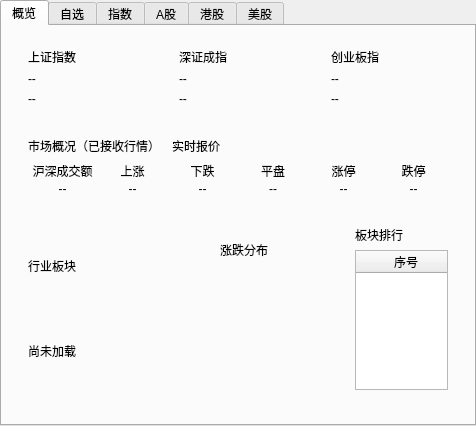
<?xml version="1.0" encoding="utf-8"?>
<ui version="4.0">
	<class>CViewHQMarketClass</class>
	<widget class="QWidget" name="CViewHQMarketClass">
		<layout class="QVBoxLayout" name="rootLayout">
			<property name="leftMargin">
				<number>0</number>
			</property>
			<property name="topMargin">
				<number>0</number>
			</property>
			<property name="rightMargin">
				<number>0</number>
			</property>
			<property name="bottomMargin">
				<number>0</number>
			</property>
			<property name="spacing">
				<number>0</number>
			</property>
			<item>
				<widget class="QTabWidget" name="marketTabs">
					<widget class="QWidget" name="overviewPage">
						<attribute name="title">
							<string>概览</string>
						</attribute>
						<layout class="QVBoxLayout" name="overviewLayout" stretch="0,0,0,1">
							<property name="leftMargin">
								<number>14</number>
							</property>
							<property name="topMargin">
								<number>12</number>
							</property>
							<property name="rightMargin">
								<number>14</number>
							</property>
							<property name="bottomMargin">
								<number>12</number>
							</property>
							<property name="spacing">
								<number>10</number>
							</property>
							<item>
								<layout class="QHBoxLayout" name="indicesLayout">
									<item>
										<widget class="QFrame" name="shanghaiCard">
											<property name="overviewPanel" stdset="0">
												<bool>true</bool>
											</property>
											<layout class="QVBoxLayout" name="shanghaiCardLayout">
												<property name="leftMargin">
													<number>12</number>
												</property>
												<property name="topMargin">
													<number>10</number>
												</property>
												<property name="rightMargin">
													<number>12</number>
												</property>
												<property name="bottomMargin">
													<number>10</number>
												</property>
												<property name="spacing">
													<number>6</number>
												</property>
												<item>
													<widget class="QLabel" name="shanghaiName">
														<property name="text">
															<string>上证指数</string>
														</property>
													</widget>
												</item>
												<item>
													<widget class="QLabel" name="shanghaiPrice">
														<property name="text">
															<string>--</string>
														</property>
														<property name="overviewPrice" stdset="0">
															<bool>true</bool>
														</property>
														<property name="rising" stdset="0">
															<bool>true</bool>
														</property>
													</widget>
												</item>
												<item>
													<widget class="QLabel" name="shanghaiChange">
														<property name="text">
															<string>--</string>
														</property>
														<property name="overviewChange" stdset="0">
															<bool>true</bool>
														</property>
														<property name="rising" stdset="0">
															<bool>true</bool>
														</property>
													</widget>
												</item>
											</layout>
										</widget>
									</item>
									<item>
										<widget class="QFrame" name="shenzhenCard">
											<property name="overviewPanel" stdset="0">
												<bool>true</bool>
											</property>
											<layout class="QVBoxLayout" name="shenzhenCardLayout">
												<property name="leftMargin">
													<number>12</number>
												</property>
												<property name="topMargin">
													<number>10</number>
												</property>
												<property name="rightMargin">
													<number>12</number>
												</property>
												<property name="bottomMargin">
													<number>10</number>
												</property>
												<property name="spacing">
													<number>6</number>
												</property>
												<item>
													<widget class="QLabel" name="shenzhenName">
														<property name="text">
															<string>深证成指</string>
														</property>
													</widget>
												</item>
												<item>
													<widget class="QLabel" name="shenzhenPrice">
														<property name="text">
															<string>--</string>
														</property>
														<property name="overviewPrice" stdset="0">
															<bool>true</bool>
														</property>
														<property name="rising" stdset="0">
															<bool>true</bool>
														</property>
													</widget>
												</item>
												<item>
													<widget class="QLabel" name="shenzhenChange">
														<property name="text">
															<string>--</string>
														</property>
														<property name="overviewChange" stdset="0">
															<bool>true</bool>
														</property>
														<property name="rising" stdset="0">
															<bool>true</bool>
														</property>
													</widget>
												</item>
											</layout>
										</widget>
									</item>
									<item>
										<widget class="QFrame" name="chinextCard">
											<property name="overviewPanel" stdset="0">
												<bool>true</bool>
											</property>
											<layout class="QVBoxLayout" name="chinextCardLayout">
												<property name="leftMargin">
													<number>12</number>
												</property>
												<property name="topMargin">
													<number>10</number>
												</property>
												<property name="rightMargin">
													<number>12</number>
												</property>
												<property name="bottomMargin">
													<number>10</number>
												</property>
												<property name="spacing">
													<number>6</number>
												</property>
												<item>
													<widget class="QLabel" name="chinextName">
														<property name="text">
															<string>创业板指</string>
														</property>
													</widget>
												</item>
												<item>
													<widget class="QLabel" name="chinextPrice">
														<property name="text">
															<string>--</string>
														</property>
														<property name="overviewPrice" stdset="0">
															<bool>true</bool>
														</property>
														<property name="rising" stdset="0">
															<bool>false</bool>
														</property>
													</widget>
												</item>
												<item>
													<widget class="QLabel" name="chinextChange">
														<property name="text">
															<string>--</string>
														</property>
														<property name="overviewChange" stdset="0">
															<bool>true</bool>
														</property>
														<property name="rising" stdset="0">
															<bool>false</bool>
														</property>
													</widget>
												</item>
											</layout>
										</widget>
									</item>
								</layout>
							</item>
							<item>
								<widget class="QFrame" name="summaryPanel">
									<property name="overviewPanel" stdset="0">
										<bool>true</bool>
									</property>
									<property name="minimumSize">
										<size>
											<width>0</width>
											<height>80</height>
										</size>
									</property>
									<property name="maximumSize">
										<size>
											<width>16777215</width>
											<height>80</height>
										</size>
									</property>
									<layout class="QVBoxLayout" name="summaryPanelLayout">
										<property name="leftMargin">
											<number>12</number>
										</property>
										<property name="topMargin">
											<number>10</number>
										</property>
										<property name="rightMargin">
											<number>12</number>
										</property>
										<property name="bottomMargin">
											<number>10</number>
										</property>
										<property name="spacing">
											<number>6</number>
										</property>
										<item>
											<layout class="QHBoxLayout" name="summaryHeading">
												<property name="spacing">
													<number>12</number>
												</property>
												<item>
													<widget class="QLabel" name="summaryTitle">
														<property name="text">
															<string>市场概况（已接收行情）</string>
														</property>
														<property name="overviewHeading" stdset="0">
															<bool>true</bool>
														</property>
													</widget>
												</item>
												<item>
													<widget class="QLabel" name="summaryBadge">
														<property name="text">
															<string>实时报价</string>
														</property>
														<property name="overviewBadge" stdset="0">
															<bool>true</bool>
														</property>
														<property name="alignment">
															<set>Qt::AlignCenter</set>
														</property>
														<property name="minimumSize">
															<size>
																<width>0</width>
																<height>18</height>
															</size>
														</property>
														<property name="maximumSize">
															<size>
																<width>62</width>
																<height>18</height>
															</size>
														</property>
													</widget>
												</item>
												<item>
													<spacer name="summarySpacer">
														<property name="orientation">
															<enum>Qt::Horizontal</enum>
														</property>
														<property name="sizeHint">
															<size>
																<width>40</width>
																<height>20</height>
															</size>
														</property>
													</spacer>
												</item>
											</layout>
										</item>
										<item>
											<layout class="QHBoxLayout" name="metricsLayout" stretch="1,0,1,0,1,0,1,0,1,0,1">
												<property name="spacing">
													<number>0</number>
												</property>
												<item>
													<layout class="QVBoxLayout" name="metric0Layout">
														<property name="spacing">
															<number>2</number>
														</property>
														<item>
															<widget class="QLabel" name="metric0Name">
																<property name="text">
																	<string>沪深成交额</string>
																</property>
																<property name="overviewMuted" stdset="0">
																	<bool>true</bool>
																</property>
																<property name="alignment">
																	<set>Qt::AlignCenter</set>
																</property>
															</widget>
														</item>
														<item>
															<widget class="QLabel" name="metric0Value">
																<property name="text">
																	<string>--</string>
																</property>
																<property name="overviewValue" stdset="0">
																	<bool>true</bool>
																</property>
																<property name="alignment">
																	<set>Qt::AlignCenter</set>
																</property>
															</widget>
														</item>
													</layout>
												</item>
												<item>
													<widget class="QFrame" name="metricSeparator0">
														<property name="overviewSeparator" stdset="0">
															<bool>true</bool>
														</property>
														<property name="minimumSize">
															<size>
																<width>1</width>
																<height>30</height>
															</size>
														</property>
														<property name="maximumSize">
															<size>
																<width>1</width>
																<height>30</height>
															</size>
														</property>
													</widget>
												</item>
												<item>
													<layout class="QVBoxLayout" name="metric1Layout">
														<property name="spacing">
															<number>2</number>
														</property>
														<item>
															<widget class="QLabel" name="metric1Name">
																<property name="text">
																	<string>上涨</string>
																</property>
																<property name="overviewMuted" stdset="0">
																	<bool>true</bool>
																</property>
																<property name="alignment">
																	<set>Qt::AlignCenter</set>
																</property>
															</widget>
														</item>
														<item>
															<widget class="QLabel" name="metric1Value">
																<property name="text">
																	<string>--</string>
																</property>
																<property name="overviewValue" stdset="0">
																	<bool>true</bool>
																</property>
																<property name="alignment">
																	<set>Qt::AlignCenter</set>
																</property>
																<property name="rising" stdset="0">
																	<bool>true</bool>
																</property>
															</widget>
														</item>
													</layout>
												</item>
												<item>
													<widget class="QFrame" name="metricSeparator1">
														<property name="overviewSeparator" stdset="0">
															<bool>true</bool>
														</property>
														<property name="minimumSize">
															<size>
																<width>1</width>
																<height>30</height>
															</size>
														</property>
														<property name="maximumSize">
															<size>
																<width>1</width>
																<height>30</height>
															</size>
														</property>
													</widget>
												</item>
												<item>
													<layout class="QVBoxLayout" name="metric2Layout">
														<property name="spacing">
															<number>2</number>
														</property>
														<item>
															<widget class="QLabel" name="metric2Name">
																<property name="text">
																	<string>下跌</string>
																</property>
																<property name="overviewMuted" stdset="0">
																	<bool>true</bool>
																</property>
																<property name="alignment">
																	<set>Qt::AlignCenter</set>
																</property>
															</widget>
														</item>
														<item>
															<widget class="QLabel" name="metric2Value">
																<property name="text">
																	<string>--</string>
																</property>
																<property name="overviewValue" stdset="0">
																	<bool>true</bool>
																</property>
																<property name="alignment">
																	<set>Qt::AlignCenter</set>
																</property>
																<property name="falling" stdset="0">
																	<bool>true</bool>
																</property>
															</widget>
														</item>
													</layout>
												</item>
												<item>
													<widget class="QFrame" name="metricSeparator2">
														<property name="overviewSeparator" stdset="0">
															<bool>true</bool>
														</property>
														<property name="minimumSize">
															<size>
																<width>1</width>
																<height>30</height>
															</size>
														</property>
														<property name="maximumSize">
															<size>
																<width>1</width>
																<height>30</height>
															</size>
														</property>
													</widget>
												</item>
												<item>
													<layout class="QVBoxLayout" name="metric3Layout">
														<property name="spacing">
															<number>2</number>
														</property>
														<item>
															<widget class="QLabel" name="metric3Name">
																<property name="text">
																	<string>平盘</string>
																</property>
																<property name="overviewMuted" stdset="0">
																	<bool>true</bool>
																</property>
																<property name="alignment">
																	<set>Qt::AlignCenter</set>
																</property>
															</widget>
														</item>
														<item>
															<widget class="QLabel" name="metric3Value">
																<property name="text">
																	<string>--</string>
																</property>
																<property name="overviewValue" stdset="0">
																	<bool>true</bool>
																</property>
																<property name="alignment">
																	<set>Qt::AlignCenter</set>
																</property>
															</widget>
														</item>
													</layout>
												</item>
												<item>
													<widget class="QFrame" name="metricSeparator3">
														<property name="overviewSeparator" stdset="0">
															<bool>true</bool>
														</property>
														<property name="minimumSize">
															<size>
																<width>1</width>
																<height>30</height>
															</size>
														</property>
														<property name="maximumSize">
															<size>
																<width>1</width>
																<height>30</height>
															</size>
														</property>
													</widget>
												</item>
												<item>
													<layout class="QVBoxLayout" name="metric4Layout">
														<property name="spacing">
															<number>2</number>
														</property>
														<item>
															<widget class="QLabel" name="metric4Name">
																<property name="text">
																	<string>涨停</string>
																</property>
																<property name="overviewMuted" stdset="0">
																	<bool>true</bool>
																</property>
																<property name="alignment">
																	<set>Qt::AlignCenter</set>
																</property>
															</widget>
														</item>
														<item>
															<widget class="QLabel" name="metric4Value">
																<property name="text">
																	<string>--</string>
																</property>
																<property name="overviewValue" stdset="0">
																	<bool>true</bool>
																</property>
																<property name="alignment">
																	<set>Qt::AlignCenter</set>
																</property>
																<property name="rising" stdset="0">
																	<bool>true</bool>
																</property>
															</widget>
														</item>
													</layout>
												</item>
												<item>
													<widget class="QFrame" name="metricSeparator4">
														<property name="overviewSeparator" stdset="0">
															<bool>true</bool>
														</property>
														<property name="minimumSize">
															<size>
																<width>1</width>
																<height>30</height>
															</size>
														</property>
														<property name="maximumSize">
															<size>
																<width>1</width>
																<height>30</height>
															</size>
														</property>
													</widget>
												</item>
												<item>
													<layout class="QVBoxLayout" name="metric5Layout">
														<property name="spacing">
															<number>2</number>
														</property>
														<item>
															<widget class="QLabel" name="metric5Name">
																<property name="text">
																	<string>跌停</string>
																</property>
																<property name="overviewMuted" stdset="0">
																	<bool>true</bool>
																</property>
																<property name="alignment">
																	<set>Qt::AlignCenter</set>
																</property>
															</widget>
														</item>
														<item>
															<widget class="QLabel" name="metric5Value">
																<property name="text">
																	<string>--</string>
																</property>
																<property name="overviewValue" stdset="0">
																	<bool>true</bool>
																</property>
																<property name="alignment">
																	<set>Qt::AlignCenter</set>
																</property>
																<property name="falling" stdset="0">
																	<bool>true</bool>
																</property>
															</widget>
														</item>
													</layout>
												</item>
											</layout>
										</item>
									</layout>
								</widget>
							</item>
							<item>
								<layout class="QHBoxLayout" name="analyticsLayout" stretch="42,29,27">
									<item>
										<widget class="QFrame" name="sectorsPanel">
											<property name="overviewPanel" stdset="0">
												<bool>true</bool>
											</property>
											<property name="minimumSize">
												<size>
													<width>0</width>
													<height>184</height>
												</size>
											</property>
											<property name="maximumSize">
												<size>
													<width>16777215</width>
													<height>184</height>
												</size>
											</property>
											<layout class="QVBoxLayout" name="sectorsPanelLayout">
												<property name="leftMargin">
													<number>12</number>
												</property>
												<property name="topMargin">
													<number>10</number>
												</property>
												<property name="rightMargin">
													<number>12</number>
												</property>
												<property name="bottomMargin">
													<number>10</number>
												</property>
												<property name="spacing">
													<number>6</number>
												</property>
												<item>
													<widget class="QLabel" name="sectorsTitle">
												<property name="text">
													<string>行业板块</string>
														</property>
														<property name="overviewHeading" stdset="0">
															<bool>true</bool>
														</property>
													</widget>
										</item>
										<item>
											<widget class="QLabel" name="sectorState">
												<property name="text">
													<string>尚未加载</string>
												</property>
												<property name="overviewMuted" stdset="0">
													<bool>true</bool>
												</property>
											</widget>
										</item>
										<item>
													<layout class="QGridLayout" name="sectorGrid">
														<property name="spacing">
															<number>2</number>
														</property>
													</layout>
												</item>
											</layout>
										</widget>
									</item>
									<item>
										<widget class="QFrame" name="distributionPanel">
											<property name="overviewPanel" stdset="0">
												<bool>true</bool>
											</property>
											<property name="minimumSize">
												<size>
													<width>0</width>
													<height>184</height>
												</size>
											</property>
											<property name="maximumSize">
												<size>
													<width>16777215</width>
													<height>184</height>
												</size>
											</property>
											<layout class="QVBoxLayout" name="distributionPanelLayout">
												<property name="leftMargin">
													<number>12</number>
												</property>
												<property name="topMargin">
													<number>10</number>
												</property>
												<property name="rightMargin">
													<number>12</number>
												</property>
												<property name="bottomMargin">
													<number>10</number>
												</property>
												<property name="spacing">
													<number>6</number>
												</property>
												<item>
													<widget class="QLabel" name="distributionTitle">
														<property name="text">
															<string>涨跌分布</string>
														</property>
														<property name="overviewHeading" stdset="0">
															<bool>true</bool>
														</property>
													</widget>
												</item>
												<item>
													<widget class="CDistributionChart" name="distributionChart">
														<property name="minimumSize">
															<size>
																<width>0</width>
																<height>110</height>
															</size>
														</property>
													</widget>
												</item>
											</layout>
										</widget>
									</item>
									<item>
										<widget class="QFrame" name="rankingPanel">
											<property name="overviewPanel" stdset="0">
												<bool>true</bool>
											</property>
											<property name="minimumSize">
												<size>
													<width>0</width>
													<height>184</height>
												</size>
											</property>
											<property name="maximumSize">
												<size>
													<width>16777215</width>
													<height>184</height>
												</size>
											</property>
											<layout class="QVBoxLayout" name="rankingPanelLayout">
												<property name="leftMargin">
													<number>12</number>
												</property>
												<property name="topMargin">
													<number>10</number>
												</property>
												<property name="rightMargin">
													<number>12</number>
												</property>
												<property name="bottomMargin">
													<number>10</number>
												</property>
												<property name="spacing">
													<number>6</number>
												</property>
												<item>
													<widget class="QLabel" name="rankingTitle">
												<property name="text">
													<string>板块排行</string>
														</property>
														<property name="overviewHeading" stdset="0">
															<bool>true</bool>
														</property>
													</widget>
												</item>
												<item>
													<widget class="QTableWidget" name="rankingTable">
														<property name="selectionBehavior">
															<enum>QAbstractItemView::SelectRows</enum>
														</property>
														<property name="selectionMode">
															<enum>QAbstractItemView::SingleSelection</enum>
														</property>
														<property name="editTriggers">
															<set>QAbstractItemView::NoEditTriggers</set>
														</property>
														<property name="showGrid">
															<bool>false</bool>
														</property>
														<attribute name="verticalHeaderVisible">
															<bool>false</bool>
														</attribute>
														<column>
															<property name="text">
																<string>序号</string>
															</property>
														</column>
														<column>
															<property name="text">
																<string>行业名称</string>
															</property>
														</column>
														<column>
															<property name="text">
																<string>涨跌幅</string>
															</property>
														</column>
														<property name="verticalScrollBarPolicy">
															<enum>Qt::ScrollBarAlwaysOff</enum>
														</property>
														<property name="horizontalScrollBarPolicy">
															<enum>Qt::ScrollBarAlwaysOff</enum>
														</property>
														<attribute name="verticalHeaderDefaultSectionSize">
															<number>22</number>
														</attribute>
														<attribute name="verticalHeaderMinimumSectionSize">
															<number>22</number>
														</attribute>
													</widget>
												</item>
											</layout>
										</widget>
									</item>
								</layout>
							</item>
							<item>
								<widget class="CViewConstituents" name="constituentsPage" />
							</item>
						</layout>
					</widget>
					<widget class="CViewWatchlist" name="watchlistPage">
						<attribute name="title">
							<string>自选</string>
						</attribute>
					</widget>
					<widget class="QWidget" name="indexPage">
						<attribute name="title">
							<string>指数</string>
						</attribute>
						<layout class="QVBoxLayout" name="indexPageLayout">
							<item>
								<widget class="QLabel" name="indexPagePlaceholder">
									<property name="text">
										<string>该市场数据页将在后续阶段接入</string>
									</property>
									<property name="alignment">
										<set>Qt::AlignCenter</set>
									</property>
								</widget>
							</item>
						</layout>
					</widget>
					<widget class="CViewAShare" name="asharePage">
						<attribute name="title">
							<string>A股</string>
						</attribute>
					</widget>
					<widget class="QWidget" name="hongKongPage">
						<attribute name="title">
							<string>港股</string>
						</attribute>
						<layout class="QVBoxLayout" name="hongKongPageLayout">
							<item>
								<widget class="QLabel" name="hongKongPagePlaceholder">
									<property name="text">
										<string>该市场数据页将在后续阶段接入</string>
									</property>
									<property name="alignment">
										<set>Qt::AlignCenter</set>
									</property>
								</widget>
							</item>
						</layout>
					</widget>
					<widget class="QWidget" name="usPage">
						<attribute name="title">
							<string>美股</string>
						</attribute>
						<layout class="QVBoxLayout" name="usPageLayout">
							<item>
								<widget class="QLabel" name="usPagePlaceholder">
									<property name="text">
										<string>该市场数据页将在后续阶段接入</string>
									</property>
									<property name="alignment">
										<set>Qt::AlignCenter</set>
									</property>
								</widget>
							</item>
						</layout>
					</widget>
				</widget>
			</item>
		</layout>
	</widget>
	<customwidgets>
		<customwidget>
			<class>CViewConstituents</class>
			<extends>QWidget</extends>
			<header>CViewConstituents.h</header>
		</customwidget>
		<customwidget>
			<class>CViewWatchlist</class>
			<extends>QWidget</extends>
			<header>CViewWatchlist.h</header>
		</customwidget>
		<customwidget>
			<class>CViewAShare</class>
			<extends>QWidget</extends>
			<header>CViewAShare.h</header>
		</customwidget>
		<customwidget>
			<class>CDistributionChart</class>
			<extends>QWidget</extends>
			<header>CDistributionChart.h</header>
		</customwidget>
	</customwidgets>
	<resources />
	<connections />
</ui>
